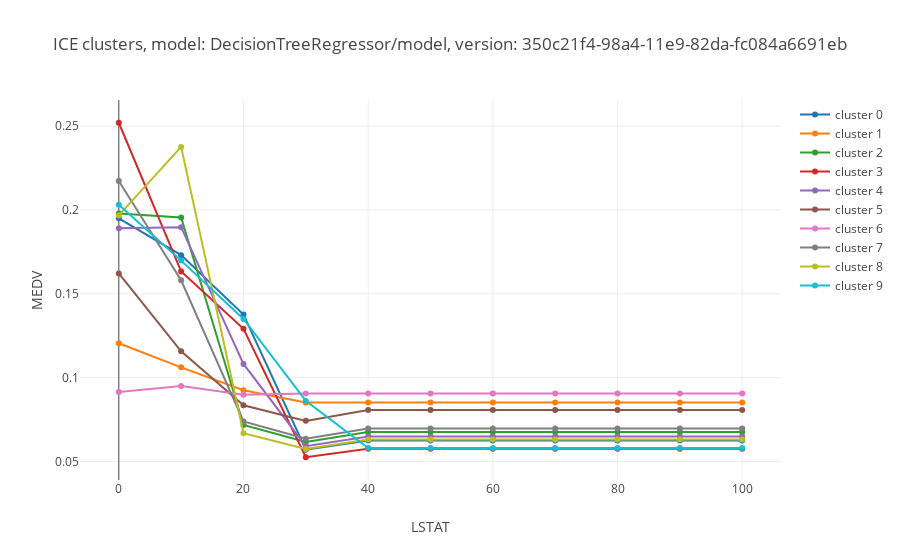

Notebook cell for this chart:
### Code cell
plot.ice_clusters(ice_results)
